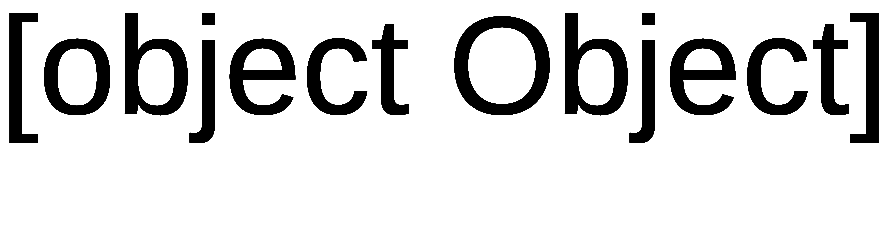

Specify this chart in Vega-Lite:
### Vega specification from a JSON file in a GitHub repository (floating-point values rounded to 4 significant figures)
{"width": 10, "height": 10, "data": [{"name": "other", "values": [{"k": 1, "v": "one"}]}, {"name": "cross", "values": [{"a": 0, "b": 10, "g": "y", "t": 0, "arr": [0, 1], "txt": "w0 v", "x": 0, "y": 0}, {"a": 1, "b": 9, "g": "x", "t": 86400000, "arr": [1, 2], "txt": "w1 v", "x": 3, "y": 5}, {"a": 2, "b": 8, "g": "y", "t": 172800000, "arr": [2, 3], "txt": "w2 v", "x": 6, "y": 10}, {"a": 3, "b": 7, "g": "x", "t": 259200000, "arr": [3, 4], "txt": "w3 v", "x": 9, "y": 15}, {"a": 4, "b": 6, "g": "y", "t": 345600000, "arr": [4, 5], "txt": "w4 v", "x": 12, "y": 20}, {"a": 5, "b": 5, "g": "x", "t": 432000000, "arr": [5, 6], "txt": "w5 v", "x": 15, "y": 25}], "transform": [{"type": "crossfilter", "fields": ["a", "b"], "query": [[1, 4], [0, 10]], "signal": "S"}, {"type": "cross"}]}], "projections": [{"name": "p", "type": "identity"}], "marks": [{"type": "text", "from": {"data": "cross"}, "encode": {"enter": {"text": {"signal": "'' + datum"}}}}]}
